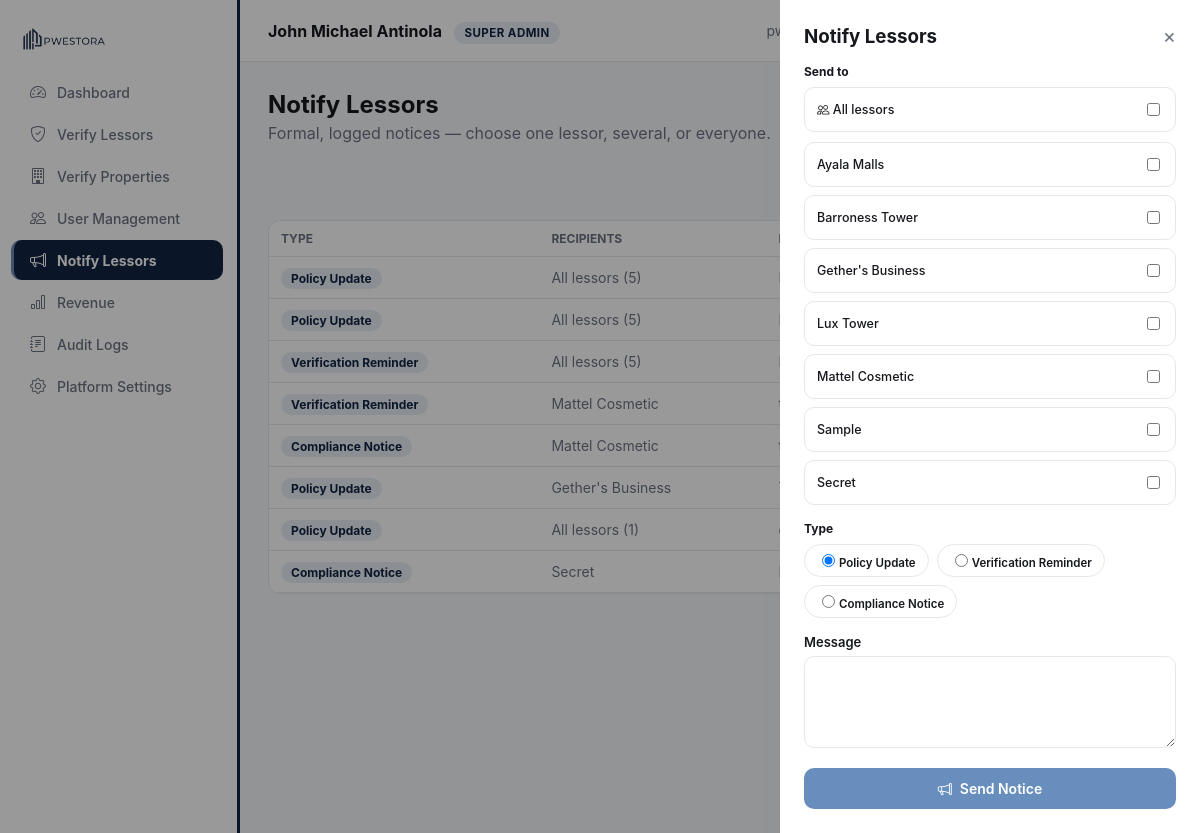
The page /dashboard.php?page=notify&compose=1 (signed in) on the database its author committed.
### tables this page shows
CREATE TABLE `notifications_log` (
  `id` int(11) NOT NULL,
  `sender_id` int(11) NOT NULL,
  `audience` varchar(60) NOT NULL,
  `title` varchar(150) NOT NULL,
  `body` text NOT NULL,
  `sent_at` datetime NOT NULL DEFAULT current_timestamp()
);

CREATE TABLE `users` (
  `id` int(11) NOT NULL,
  `role` enum('lessor','superadmin','lessee') NOT NULL DEFAULT 'lessor',
  `status` enum('pending','active','suspended') NOT NULL DEFAULT 'pending',
  `company_name` varchar(150) DEFAULT NULL,
  `full_name` varchar(150) NOT NULL,
  `email` varchar(150) NOT NULL,
  `phone` varchar(30) DEFAULT NULL,
  `password_hash` varchar(255) NOT NULL,
  `api_token` varchar(64) DEFAULT NULL,
  `otp_code` varchar(6) DEFAULT NULL,
  `otp_expires_at` datetime DEFAULT NULL,
  `created_at` datetime NOT NULL DEFAULT current_timestamp(),
  `updated_at` datetime NOT NULL DEFAULT current_timestamp() ON UPDATE current_timestamp(),
  `avatar_url` varchar(255) DEFAULT NULL,
  `fcm_token` varchar(255) DEFAULT NULL
);

### public_html/modules/notify.php (the view, shortened to what this page needs)
<?php
$adminId = $user['id'];
$NOTICE_TYPES = ['Policy Update', 'Verification Reminder', 'Compliance Notice'];
$lessors = $pdo->query(
    "SELECT id, company_name FROM users WHERE role = 'lessor' AND status = 'active' ORDER BY company_name"
)->fetchAll();
$sentLog = $pdo->prepare('SELECT * FROM notifications_log WHERE sender_id = ? ORDER BY sent_at DESC LIMIT 30');
$sentLog->execute([$adminId]);
$sentLog = $sentLog->fetchAll();
$composing = isset($_GET['compose']);
?>
<h2 style="margin:0 0 4px;">Notify Lessors</h2>
<p style="color:var(--ink-500); margin:0 0 20px;">Formal, logged notices — choose one lessor, several, or everyone.</p>
<div style="display:flex; justify-content:flex-end; margin-bottom:16px;">
  <a href="/dashboard.php?page=notify&compose=1" class="btn" style="background:var(--accent); color:#fff; display:inline-flex;">
  </a>
</div>
<div class="card" style="padding:0; overflow:hidden;">
  <div class="table-scroll">
  <table>
    <thead><tr><th>Type</th><th>Recipients</th><th>Message</th><th>Sent</th></tr></thead>
    <tbody>
      <?php if (!$sentLog): ?>
        <tr><td colspan="4" style="text-align:center; color:var(--ink-500);">Nothing sent yet.</td></tr>
      <?php else: foreach ($sentLog as $n): ?>
        <tr>
          <td><span class="badge" style="background:var(--accent-soft); color:var(--primary);"><?= htmlspecialchars($n['title']) ?></span></td>
          <td style="color:var(--ink-500);"><?= htmlspecialchars($n['audience']) ?></td>
          <td style="color:var(--ink-500);"><?= htmlspecialchars($n['body']) ?></td>
          <td style="color:var(--ink-500);"><?= (new DateTime($n['sent_at']))->format('M j, g:i A') ?></td>
        </tr>
      <?php endforeach; endif; ?>
    </tbody>
  </table>
  </div>
</div>
<?php if ($composing): ?>
<div style="position:fixed; inset:0; background:rgba(0,0,0,.4); display:flex; justify-content:flex-end; z-index:50;">
  <div style="background:#fff; width:420px; max-width:92vw; height:100%; padding:24px; overflow-y:auto;">
    <div style="display:flex; justify-content:space-between; align-items:center; margin-bottom:16px;">
      <h3 style="margin:0;">Notify Lessors</h3>
      <a href="/dashboard.php?page=notify" style="font-size:20px; color:var(--ink-500);">&times;</a>
    </div>
    <?php if (!$lessors): ?>
      <p style="font-size:13px; color:var(--ink-500);">No active lessors on the platform yet.</p>
    <?php else: ?>
      <form method="POST">
        <p style="font-size:12px; font-weight:700; margin-bottom:8px;">Send to</p>
        <label style="display:flex; align-items:center; justify-content:space-between; padding:12px; border:1px solid var(--border); border-radius:10px; margin-bottom:10px; cursor:pointer;">
          <span style="font-size:12.5px; font-weight:500;"><i class="bi bi-people"></i> All lessors</span>
          <input type="checkbox" name="all_lessors" id="allLessorsBox">
        </label>
        <div id="lessorCheckboxes">
          <?php foreach ($lessors as $l): ?>
            <label style="display:flex; align-items:center; justify-content:space-between; padding:12px; border:1px solid var(--border); border-radius:10px; margin-bottom:8px; cursor:pointer;">
              <span style="font-size:12.5px; font-weight:500;"><?= htmlspecialchars($l['company_name']) ?></span>
              <input type="checkbox" name="recipient_ids[]" value="<?= $l['id'] ?>">
            </label>
          <?php endforeach; ?>
        </div>
        <p style="font-size:12px; font-weight:700; margin:16px 0 8px;">Type</p>
        <div style="display:flex; gap:8px; flex-wrap:wrap; margin-bottom:16px;">
          <?php foreach ($NOTICE_TYPES as $i => $type): ?>
            <label style="font-size:11.5px; font-weight:600; padding:6px 12px; border-radius:999px; border:1px solid var(--border); cursor:pointer;">
              <input type="radio" name="notice_type" value="<?= $type ?>" <?= $i === 0 ? 'checked' : '' ?> style="margin-right:4px;"><?= $type ?>
            </label>
          <?php endforeach; ?>
        </div>
        <div class="field">
          <label>Message</label>
          <textarea name="notice_body" rows="4" required style="width:100%; padding:11px 13px; border:1px solid var(--border); border-radius:10px; font-size:14px; font-family:inherit; resize:vertical;"></textarea>
        </div>
        <button class="btn" style="width:100%; background:var(--accent); color:#fff; display:flex;" type="submit">
          <i class="bi bi-megaphone"></i> Send Notice
        </button>
      </form>
    <?php endif; ?>
  </div>
</div>
<?php endif; ?>

### public_html/assets/css/style.css (style rules this page uses)
:root { --primary: #102340; --primary-light: #264875; --accent: #678EBC; --accent-soft: #E7EEF6; --tint: #CCD8E4; --steel: #888F96; --success: #1E8E5A; --success-soft: #E5F5EC; --warning: #E8A33D; --warning-soft: #FCF1E0; --error: #D64545; --error-soft: #FBE9E9; --ink-900: #16181D; --ink-500: #6B7280; --ink-300: #9AA6B5; --border: #E4E7EC; --surface: #FFFFFF; --bg: #F4F6F9; --radius: 12px; --sidebar-w: 240px; }
* { box-sizing: border-box; }
html { -webkit-text-size-adjust: 100%; }
body { margin: 0; font-family: -apple-system, "Segoe UI", Roboto, Helvetica, Arial, sans-serif; background: var(--bg); color: var(--ink-900); -webkit-font-smoothing: antialiased; }
a { text-decoration: none; color: inherit; }
.field { margin-bottom: 16px; }
.field label { display: block; font-size: 13px; font-weight: 600; margin-bottom: 6px; color: var(--ink-900); }
.btn { display: inline-flex; align-items: center; justify-content: center; gap: 8px; padding: 12px 18px; border-radius: 10px; border: none; font-weight: 600; font-size: 14px; cursor: pointer; font-family: inherit; transition: background .15s, transform .05s; }
.card { background: var(--surface); border: 1px solid var(--border); border-radius: var(--radius); padding: 20px; margin-bottom: 20px; }
.table-scroll { width: 100%; overflow-x: auto; -webkit-overflow-scrolling: touch; }
table { width: 100%; border-collapse: collapse; font-size: 14px; min-width: 560px; }
th { text-align: left; color: var(--ink-500); font-size: 12px; text-transform: uppercase; padding: 10px 12px; border-bottom: 1px solid var(--border); white-space: nowrap; }
td { padding: 12px; border-bottom: 1px solid var(--border); }
.badge { padding: 3px 10px; border-radius: 999px; font-size: 12px; font-weight: 700; white-space: nowrap; }

### rows shown on the page
notifications_log: title "Policy Update", audience "All lessors (5)"
notifications_log: title "Policy Update", audience "All lessors (5)"
notifications_log: title "Verification Reminder", audience "All lessors (5)"
notifications_log: title "Verification Reminder", audience "Mattel Cosmetic"
notifications_log: title "Compliance Notice", audience "Mattel Cosmetic"
notifications_log: title "Policy Update", audience "Gether's Business"
notifications_log: title "Policy Update", audience "All lessors (1)"
notifications_log: title "Compliance Notice", audience "Secret"
users: company_name "Ayala Malls"
users: company_name "Barroness Tower"
users: company_name "Gether's Business"
users: company_name "Lux Tower"
users: company_name "Mattel Cosmetic"
users: company_name "Sample"
users: company_name "Secret"

### other values the page prints
$item['label'] "Dashboard"
$item['label'] "Verify Lessors"
$item['label'] "Verify Properties"
$item['label'] "User Management"
$item['label'] "Notify Lessors"
$item['label'] "Revenue"
$item['label'] "Audit Logs"
$item['label'] "Platform Settings"
$user['company'] ?: $user['name'] "John Michael Antinola"
$roleLabel "SUPER ADMIN"
$type "Policy Update"
$type "Verification Reminder"
$type "Compliance Notice"
